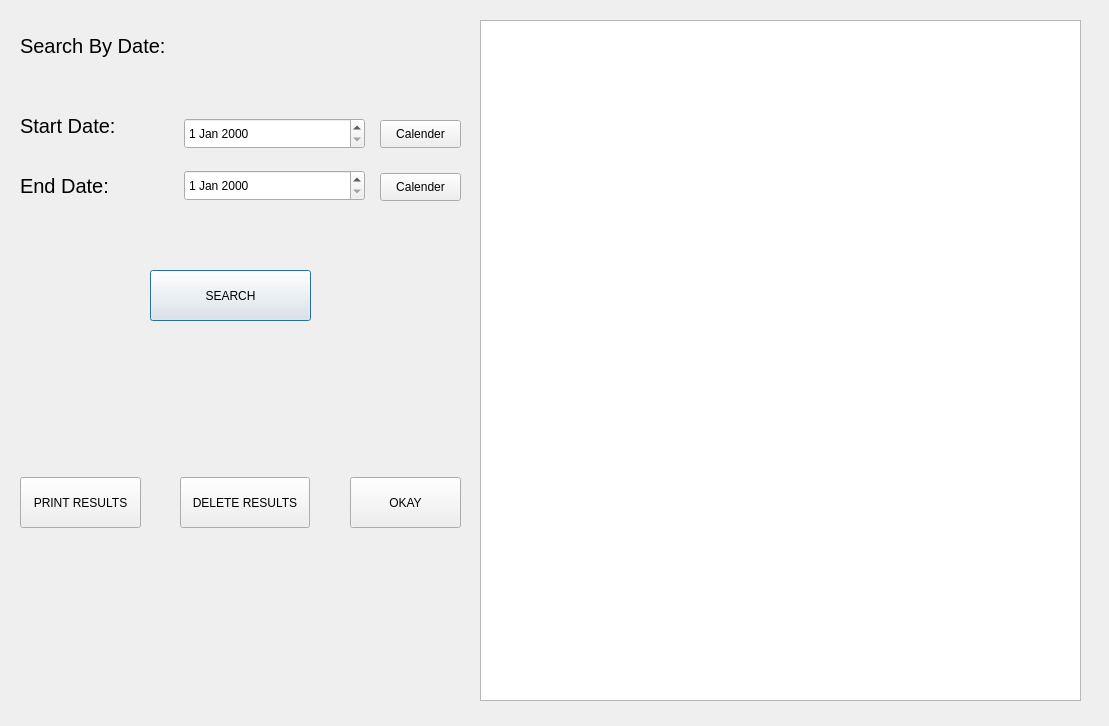
<?xml version="1.0" encoding="UTF-8"?>
<ui version="4.0">
 <class>SearchInvoiceDialog</class>
 <widget class="QDialog" name="SearchInvoiceDialog">
  <property name="geometry">
   <rect>
    <x>0</x>
    <y>0</y>
    <width>1109</width>
    <height>726</height>
   </rect>
  </property>
  <property name="windowTitle">
   <string>Search Invoices</string>
  </property>
  <widget class="QTableView" name="ResultTableView">
   <property name="geometry">
    <rect>
     <x>480</x>
     <y>20</y>
     <width>601</width>
     <height>681</height>
    </rect>
   </property>
  </widget>
  <widget class="QLabel" name="label">
   <property name="geometry">
    <rect>
     <x>20</x>
     <y>30</y>
     <width>191</width>
     <height>31</height>
    </rect>
   </property>
   <property name="font">
    <font>
     <pointsize>15</pointsize>
    </font>
   </property>
   <property name="text">
    <string>Search By Date:</string>
   </property>
  </widget>
  <widget class="QPushButton" name="InvoiceSearchButton">
   <property name="geometry">
    <rect>
     <x>150</x>
     <y>270</y>
     <width>161</width>
     <height>51</height>
    </rect>
   </property>
   <property name="text">
    <string>SEARCH</string>
   </property>
  </widget>
  <widget class="QLabel" name="label_2">
   <property name="geometry">
    <rect>
     <x>20</x>
     <y>110</y>
     <width>141</width>
     <height>31</height>
    </rect>
   </property>
   <property name="font">
    <font>
     <pointsize>15</pointsize>
    </font>
   </property>
   <property name="text">
    <string>Start Date:</string>
   </property>
  </widget>
  <widget class="QLabel" name="label_3">
   <property name="geometry">
    <rect>
     <x>20</x>
     <y>170</y>
     <width>141</width>
     <height>31</height>
    </rect>
   </property>
   <property name="font">
    <font>
     <pointsize>15</pointsize>
    </font>
   </property>
   <property name="text">
    <string>End Date:</string>
   </property>
  </widget>
  <widget class="QPushButton" name="StartDateCal">
   <property name="geometry">
    <rect>
     <x>380</x>
     <y>120</y>
     <width>81</width>
     <height>28</height>
    </rect>
   </property>
   <property name="text">
    <string>Calender</string>
   </property>
  </widget>
  <widget class="QPushButton" name="EndDateCal">
   <property name="geometry">
    <rect>
     <x>380</x>
     <y>173</y>
     <width>81</width>
     <height>28</height>
    </rect>
   </property>
   <property name="text">
    <string>Calender</string>
   </property>
  </widget>
  <widget class="QPushButton" name="PrintInvoiceResults">
   <property name="geometry">
    <rect>
     <x>20</x>
     <y>477</y>
     <width>121</width>
     <height>51</height>
    </rect>
   </property>
   <property name="text">
    <string>PRINT RESULTS</string>
   </property>
  </widget>
  <widget class="QPushButton" name="DeleteInvoiceResults">
   <property name="geometry">
    <rect>
     <x>180</x>
     <y>477</y>
     <width>130</width>
     <height>51</height>
    </rect>
   </property>
   <property name="text">
    <string>DELETE RESULTS</string>
   </property>
  </widget>
  <widget class="QPushButton" name="pushButton_6">
   <property name="geometry">
    <rect>
     <x>350</x>
     <y>477</y>
     <width>111</width>
     <height>51</height>
    </rect>
   </property>
   <property name="text">
    <string>OKAY</string>
   </property>
  </widget>
  <widget class="QDateEdit" name="StartDateInvoiceInput">
   <property name="geometry">
    <rect>
     <x>184</x>
     <y>118</y>
     <width>181</width>
     <height>31</height>
    </rect>
   </property>
  </widget>
  <widget class="QDateEdit" name="EndDateInvoiveInput">
   <property name="geometry">
    <rect>
     <x>184</x>
     <y>170</y>
     <width>181</width>
     <height>31</height>
    </rect>
   </property>
  </widget>
 </widget>
 <resources/>
 <connections>
  <connection>
   <sender>pushButton_6</sender>
   <signal>clicked()</signal>
   <receiver>SearchInvoiceDialog</receiver>
   <slot>close()</slot>
   <hints>
    <hint type="sourcelabel">
     <x>425</x>
     <y>497</y>
    </hint>
    <hint type="destinationlabel">
     <x>409</x>
     <y>429</y>
    </hint>
   </hints>
  </connection>
 </connections>
</ui>
